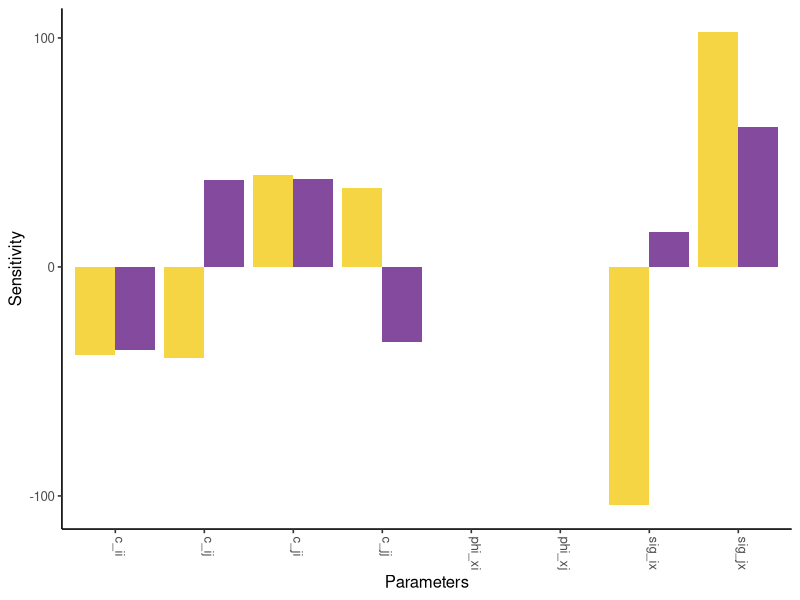
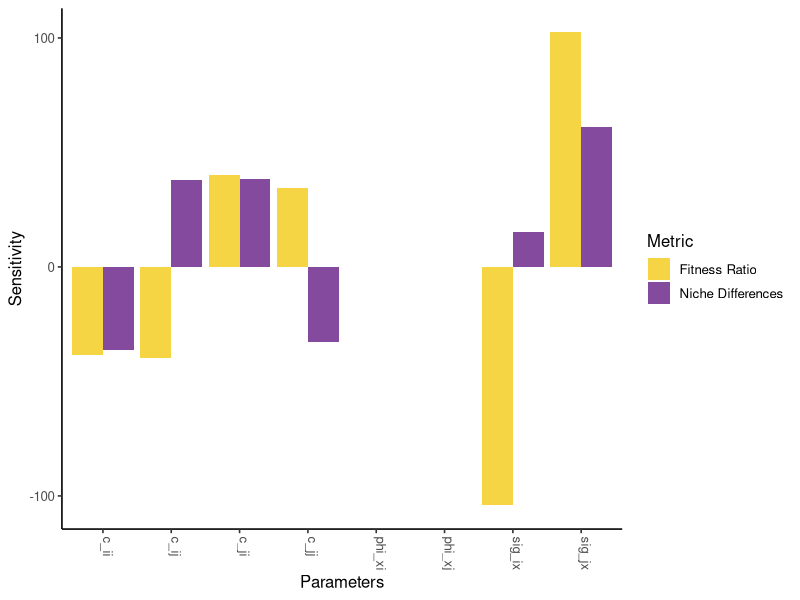
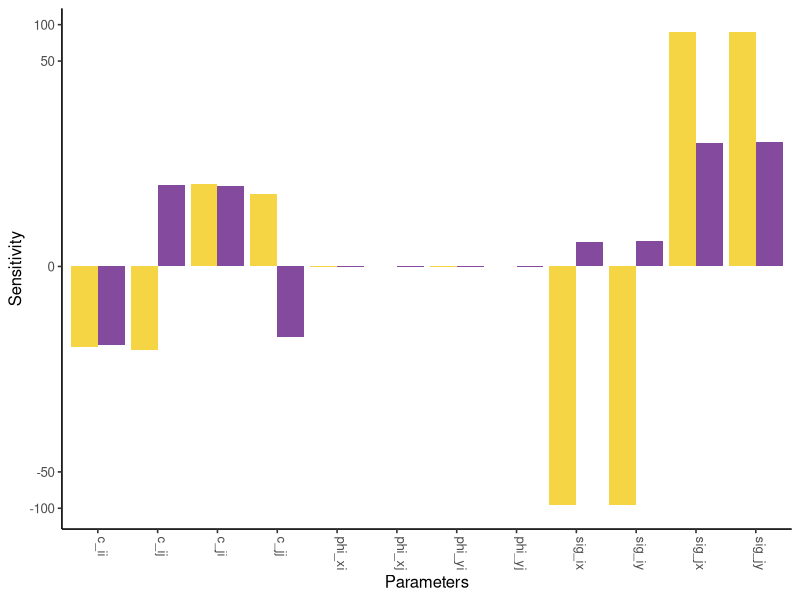
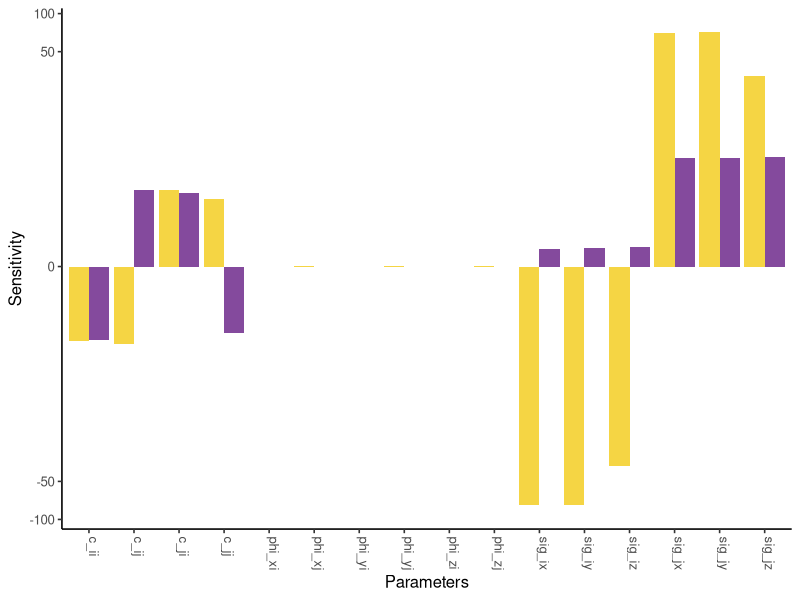
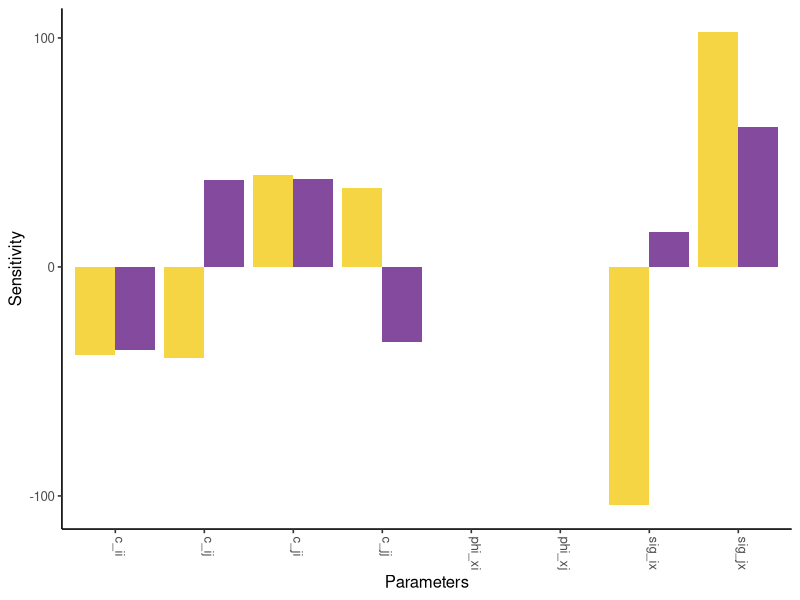
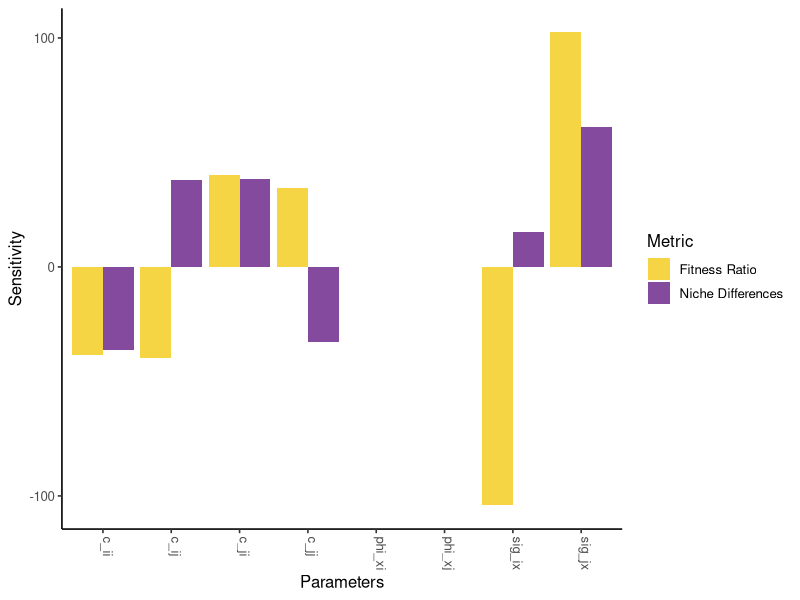
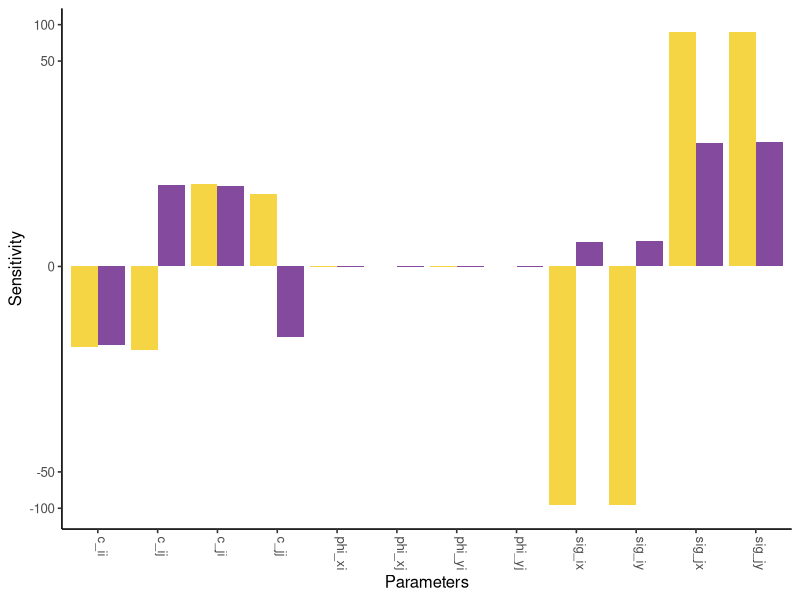
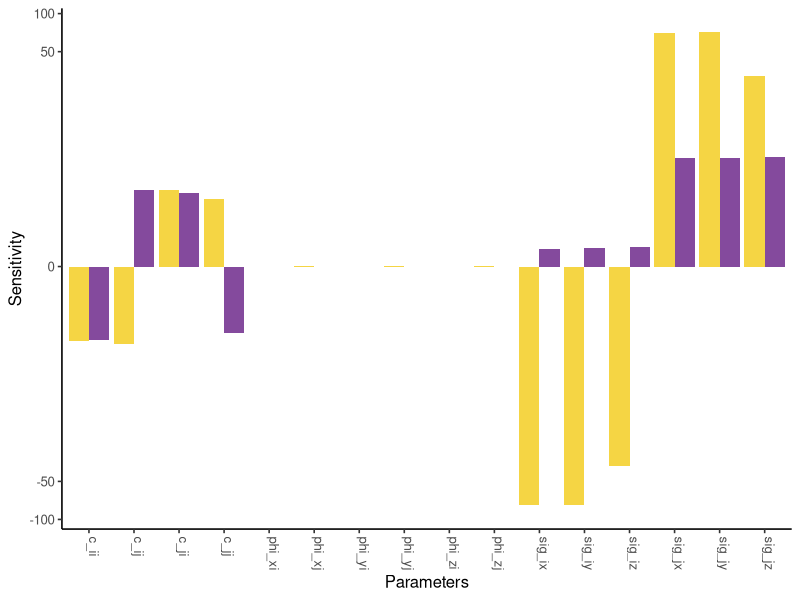

Reproduce these figures in R, in order. (Note: this script raises an error after producing the figures.)

##### Local Sensitivity Analysis on Multiple Structures #####

library(tidyverse)
library(scales)
library(patchwork)

# A function to make some plots

local_sensitivity <- function(ND_mod, FR_mod, 
                              params) {
  
  env <- new.env()
  list2env(params, env)
  
  # 1) Compute the gradient
  ND_gradient <- deriv(expr = ND_mod, namevec = names(params))
  FR_gradient <- deriv(expr = FR_mod, namevec = names(params))
  
  # 2) Evaluate the gradient
  ND_eval <- eval(ND_gradient, envir = env)
  FR_eval <- eval(FR_gradient, envir = env)
  
  ND_values <- attr(ND_eval, "gradient")
  FR_values <- attr(FR_eval, "gradient")
  
  # 3) Prepare the data for plotting
  sens_df <- data.frame(
    pars = c(colnames(ND_values), colnames(FR_values)),
    vals = c(as.numeric(ND_values), as.numeric(FR_values)),
    metric = rep(c("ND", "FR"), c(length(ND_values), length(FR_values)))
  )
  
  # 4) Plot
  sensitivity_plot <- ggplot(sens_df, aes(x = pars, y = vals, fill = metric)) +
    geom_bar(stat = "identity", position = "dodge") +
    theme_classic(base_size = 12) +
    scale_y_continuous(trans= pseudo_log_trans()) + 
    labs(x = "Parameters", y = "Sensitivity") + 
    theme(axis.text.x = element_text(angle = 270, hjust = 0, vjust = 0)) + 
    scale_fill_manual(name = "Metric", labels = c("Fitness Ratio", "Niche Differences"), 
                      values = c("#F5D544", "#844A9D"))
  
  return(sensitivity_plot)
}

### Define Parameters -----

c_ii = -0.06; c_ij = -0.055; c_ji = -0.05; c_jj = -0.075

phi_xi = 10.5; phi_yi = 10.6; phi_zi = 10.7
phi_xj = 10; phi_yj = 10.1; phi_zj = 10.2

sig_ix = -0.002; sig_iy = -0.0021; sig_iz = -0.0022
sig_jx = -0.00225; sig_jy = -0.00235; sig_jz = -0.00245

### Compare Microbial Species Richness -----

##### Single Species -----

####### Sigma & Phi -----

sp1_ND <- expression(1 - sqrt(((c_ij + phi_xj * sig_ix)*
                                 (c_ji + phi_xi * sig_jx))/
                                ((c_ii + phi_xi * sig_ix)*
                                   (c_jj + phi_xj * sig_jx))))
sp1_FR <- expression(sqrt(((c_ij + phi_xj * sig_ix)*
                             (c_ii + phi_xi * sig_ix))/
                                ((c_ji + phi_xi * sig_jx)*
                                   (c_jj + phi_xj * sig_jx))))

local_sensitivity(ND_mod = sp1_ND, FR_mod = sp1_FR,
                  params = list(c_ii = c_ii, c_ij = c_ij, 
                                c_ji = c_ji, c_jj = c_jj, 
                                phi_xi = phi_xi, phi_xj = phi_xj, 
                                sig_ix = sig_ix, sig_jx = sig_jx)) + 
  theme(legend.position = "none")

ggsave(file.path("Figures", "Richness1.pdf"), 
       width = 6, height = 5, units = "in")

local_sensitivity(ND_mod = sp1_ND, FR_mod = sp1_FR,
                  params = list(c_ii = c_ii, c_ij = c_ij, 
                                c_ji = c_ji, c_jj = c_jj, 
                                phi_xi = phi_xi, phi_xj = phi_xj, 
                                sig_ix = sig_ix, sig_jx = sig_jx))

ggsave(file.path("Figures", "Richness_legend.pdf"), 
       width = 6, height = 5, units = "in")

####### M -----

m_ND <- expression(1 - sqrt(((c_ij + m_ij)*
                                 (c_ji + m_ji))/
                                ((c_ii + m_ii)*
                                   (c_jj + m_jj))))

m_FR <- expression(sqrt(((c_ij + m_ij)*
                             (c_ii + m_ii))/
                            ((c_ji + m_ji)*
                               (c_jj + m_jj))))

sp1m_plot <- local_sensitivity(ND_mod = m_ND, FR_mod = m_FR,
                              params = list(c_ii = c_ii, c_ij = c_ij, 
                                            c_ji = c_ji, c_jj = c_jj,
                                            m_ii = phi_xi * sig_ix, 
                                            m_ij = phi_xj * sig_ix, 
                                            m_ji = phi_xi * sig_jx, 
                                            m_jj = phi_xj * sig_jx))

##### Two Species -----

####### Sigma & Phi -----

sp2_ND <- expression(1 - sqrt(((c_ij + phi_xj * sig_ix + 
                                  phi_yj * sig_iy)*
                                 (c_ji + phi_xi * sig_jx + 
                                    phi_yi * sig_jy))/
                                ((c_ii + phi_xi * sig_ix + 
                                    phi_yi * sig_iy)*
                                   (c_jj + phi_xj * sig_jx + 
                                      phi_yj * sig_jy))))
sp2_FR <- expression(sqrt(((c_ij + phi_xj * sig_ix + 
                              phi_yj * sig_iy)*
                             (c_ii + phi_xi * sig_ix + 
                                phi_yi * sig_iy))/
                            ((c_ji + phi_xi * sig_jx + 
                                phi_yi * sig_jy)*
                               (c_jj + phi_xj * sig_jx + 
                                  phi_yj * sig_jy))))

local_sensitivity(ND_mod = sp2_ND, FR_mod = sp2_FR,
                              params = list(c_ii = c_ii, c_ij = c_ij, 
                                            c_ji = c_ji, c_jj = c_jj, 
                                            phi_xi = phi_xi, phi_xj = phi_xj,
                                            phi_yi = phi_yi, phi_yj = phi_yj,
                                            sig_ix = sig_ix, sig_jx = sig_jx, 
                                            sig_iy = sig_iy, sig_jy = sig_jy)) + 
  theme(legend.position = "none")

ggsave(file.path("Figures", "Richness2.pdf"), 
       width = 6, height = 5, units = "in")

####### M -----

sp2m_plot_unscaled <- local_sensitivity(ND_mod = m_ND, FR_mod = m_FR,
                                       params = list(c_ii = c_ii, c_ij = c_ij, 
                                                     c_ji = c_ji, c_jj = c_jj, 
                                                     m_ii = (phi_xi * sig_ix) +
                                                       (phi_yi * sig_iy), 
                                                     m_ij = (phi_xj * sig_ix) +
                                                       (phi_yj * sig_iy), 
                                                     m_ji = (phi_xi * sig_jx) +
                                                       (phi_yi * sig_jy), 
                                                     m_jj = (phi_xj * sig_jx) +
                                                       (phi_yj * sig_jy)))

sp2m_plot <- local_sensitivity(ND_mod = m_ND, FR_mod = m_FR,
                               params = list(c_ii = c_ii, c_ij = c_ij, 
                                             c_ji = c_ji, c_jj = c_jj, 
                                             m_ii = (phi_xi/2 * sig_ix) +
                                               (phi_yi/2 * sig_iy), 
                                             m_ij = (phi_xj/2 * sig_ix) +
                                               (phi_yj/2 * sig_iy), 
                                             m_ji = (phi_xi/2 * sig_jx) +
                                               (phi_yi/2 * sig_jy), 
                                             m_jj = (phi_xj/2 * sig_jx) +
                                               (phi_yj/2 * sig_jy)))

##### Three Species -----

####### Sigma & Phi -----

sp3_ND <- expression(1 - sqrt(((c_ij + phi_xj * sig_ix + 
                                  phi_yj * sig_iy + 
                                  phi_zj * sig_iz)*
                                 (c_ji + phi_xi * sig_jx + 
                                    phi_yi * sig_jy + 
                                    phi_zi * sig_jz))/
                                ((c_ii + phi_xi * sig_ix + 
                                    phi_yi * sig_iy + 
                                    phi_zi * sig_iz)*
                                   (c_jj + phi_xj * sig_jx + 
                                      phi_yj * sig_jy + 
                                      phi_zj * sig_jz))))
sp3_FR <- expression(sqrt(((c_ij + phi_xj * sig_ix + 
                              phi_yj * sig_iy + 
                              phi_zj * sig_iz)*
                             (c_ii + phi_xi * sig_ix + 
                                phi_yi * sig_iy + 
                                phi_zi * sig_iz))/
                            ((c_ji + phi_xi * sig_jx + 
                                phi_yi * sig_jy + 
                                phi_zi * sig_iz)*
                               (c_jj + phi_xj * sig_jx + 
                                  phi_yj * sig_jy + 
                                  phi_zj * sig_jz))))

local_sensitivity(ND_mod = sp3_ND, FR_mod = sp3_FR,
                  params = list(c_ii = c_ii, c_ij = c_ij, 
                                c_ji = c_ji, c_jj = c_jj, 
                                phi_xi = phi_xi, phi_xj = phi_xj,
                                phi_yi = phi_yi, phi_yj = phi_yj,
                                phi_zi = phi_zi, phi_zj = phi_zj,
                                sig_ix = sig_ix, sig_jx = sig_jx, 
                                sig_iy = sig_iy, sig_jy = sig_jy,
                                sig_iz = sig_iz, sig_jz = sig_jz)) + 
  theme(legend.position = "none")

ggsave(file.path("Figures", "Richness3.pdf"), 
       width = 6, height = 5, units = "in")

sp3_plot <- local_sensitivity(ND_mod = sp3_ND, FR_mod = sp3_FR,
                              params = list(c_ii = c_ii, c_ij = c_ij, 
                                            c_ji = c_ji, c_jj = c_jj, 
                                            phi_xi = phi_xi/3, phi_xj = phi_xj/3,
                                            phi_yi = phi_yi/3, phi_yj = phi_yj/3,
                                            phi_zi = phi_zi/3, phi_zj = phi_zj/3,
                                            sig_ix = sig_ix, sig_jx = sig_jx, 
                                            sig_iy = sig_iy, sig_jy = sig_jy,
                                            sig_iz = sig_iz, sig_jz = sig_jz))

ggsave(file.path("Figures", "Richness1.pdf"), 
       width = 6, height = 5, units = "in")
sp1_plot / sp2_plot_unscaled + plot_layout(guides = "collect")
sp1_plot / sp2_plot / sp3_plot + plot_layout(guides = "collect")
